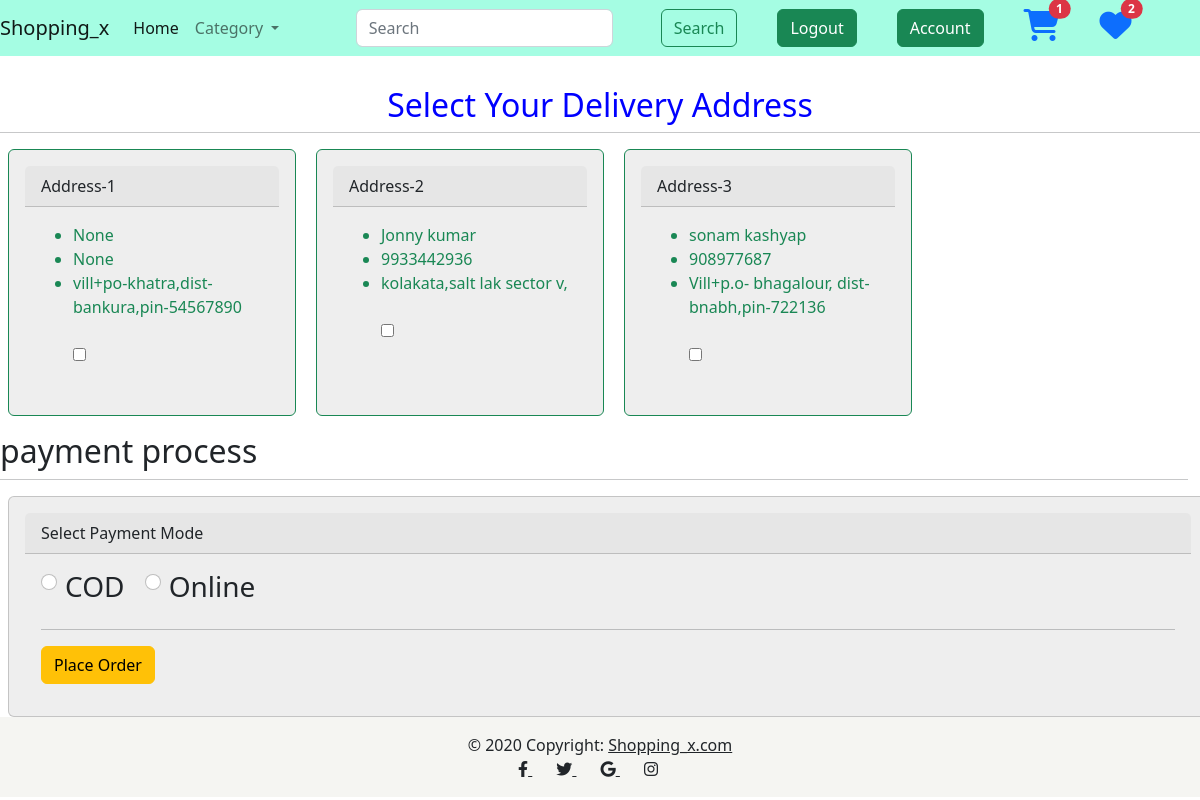
Screenshot of /placeorder/ (signed in) with the database file from the repository.
### store/models.py (models this page shows, shortened)
class Address(models.Model):
    user=models.ForeignKey(User,on_delete=models.CASCADE)
    name=models.CharField(max_length=60,null=True,blank=True)
    mobile=models.IntegerField(null=True,blank=True)
    address=models.CharField(max_length=250)
    pin=models.IntegerField(null=True,blank=True)
    dist=models.CharField(max_length=25)
    state=models.CharField(max_length=30)
    country=models.CharField(max_length=20)

### store/views.py (the view, shortened to what this page needs)
# urls.py: path('placeorder/',views.PlaceOrder.as_view(),name='placeorder'),
class PlaceOrder(View):
    def get(self,request):
        address=Address.objects.filter(user=request.user)
        return render(request,'store/placeorder.html',{'address':address})

### store/context_processor.py (called while the page is built)
def all_cat(request):
    obj=Category.objects.all()
    if request.user.is_authenticated:
        obj2= Wishlist.objects.filter(user=request.user).first()
        count=obj2.product.all().count()
        obj3=AddtoCart.objects.filter(user=request.user).first()
        if obj3:
            cart_count= obj3.product.all().count()
        else:
            cart_count=0
    else:
        count=0
        cart_count=0
    return {'categories':obj,'count':count,'cart_count':cart_count}

### store/templates/store/placeorder.html (shortened to what this page needs)
{% extends 'store/base.html' %} {% load static %} {% block content%}
<form action="" method="POST">
  <div class="row">
    <h2 style="text-align: center; margin-top: 30px;color: blue;">Select Your Delivery Address</h2><hr>
    {% for i in address %}
    <div class="card border-success  mb-3 box" style="max-width: 18rem;">
      <div class="card-header">Address-{{forloop.counter}}</div>
      <div class="card-body text-success">
        <ul>
          <li>{{i.name}}</li>
          <li>{{i.mobile}}</li>
          <li>{{i.address}}</li><br>
          <input type="checkbox" value="{{i.id}}" name="checkbox">
        </ul>
      </div>
    </div>
    {% endfor %}
  <div class="row">
    <h2>payment process</h2><hr>
    <div class="card box">
        <div class="card-header">
          Select Payment Mode
        </div>
        <div class="card-body">
            <div class="form-check form-check-inline">
                <input class="form-check-input" type="radio" name="cod" id="" value="cod" />
                <label class="form-check-label" for=""><h3>COD</h3></label>
              </div>
              <div class="form-check form-check-inline">
                <input class="form-check-input" type="radio" name="online" id="" value="online" />
                <label class="form-check-label" for=""><h3>Online</h3></label>
              </div>
              <hr>
              <button class="btn btn-warning">
                Place Order
              </button>
        </div>
      </div>
  </div>
</form>
{% endblock %}

### store/static/store/css/style.css (style rules this page uses)
.card { background: #eee; padding: 1em !important; line-height: 1.5em; }

### store/templates/store/placeorder.html (style rules this page uses)
.box { margin-left: 20px; }

### rows the page displays
Address: name "None", mobile "None", address "vill+po-khatra,dist-bankura,pin-54567890"
Address: name "Jonny kumar", mobile "9933442936", address "kolakata,salt lak sector v,"
Address: name "sonam kashyap", mobile "908977687", address "Vill+p.o- bhagalour, dist-bnabh,pin-722136"

### other values shown
{{ cart_count }} "1"
{{ count }} "2"
